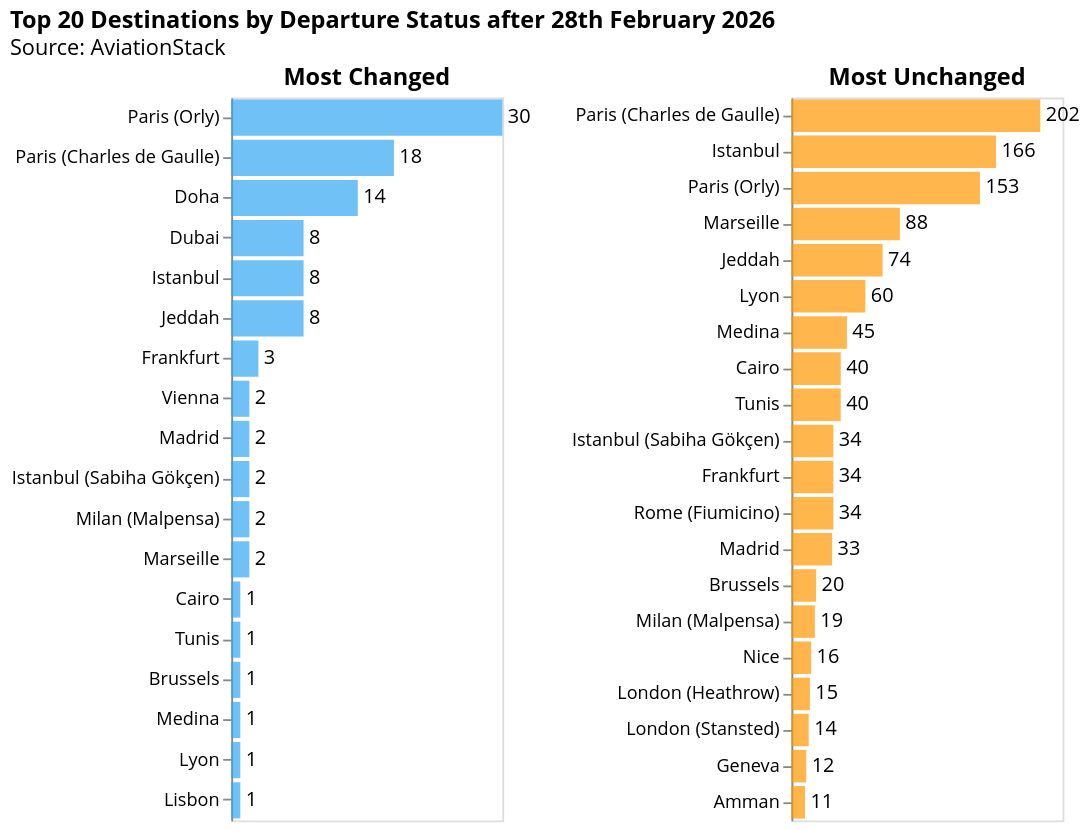

Here is the notebook cell this chart was saved with:
### Code cell
import altair as alt

airport_codes = sorted(departures_top10["iata_dep"].unique())

dropdown = alt.binding_select(options=airport_codes, name="Departure Airport ")
selection = alt.selection_point(fields=["iata_dep"], bind=dropdown, value=airport_codes[0])

colors = {"Most Changed": "#34A7F2", "Most Unchanged": "#FF9800"}

subplots = []
for category, color in colors.items():
    subset = departures_top10[departures_top10["category"] == category]

    chart = (
        alt.Chart(subset)
        .mark_bar(color=color, opacity=0.7)
        .encode(
            y=alt.Y("airportcity:N", sort="-x", title=None),
            x=alt.X("count:Q", title=None, axis=None),
            tooltip=[
                alt.Tooltip("airportcity:N", title="Destination"),
                alt.Tooltip("count:Q", title="Flights"),
            ],
        )
        .properties(width=150, height=400, title=category)
        .add_params(selection)
        .transform_filter(selection)
    )

    text = chart.mark_text(align="left", dx=3, fontSize=11, font="Open Sans").encode(
        text="count:Q"
    )

    subplots.append(chart + text)

final = (
    alt.hconcat(subplots[0], subplots[1])
    .properties(
        title=alt.Title(
            "Top 20 Destinations by Departure Status after 28th February 2026",
            subtitle="Source: AviationStack",
        )
    )
    .configure_title(font="Open Sans", subtitleFont="Open Sans")
    .configure_axis(labelFont="Open Sans", titleFont="Open Sans")
    .configure_legend(labelFont="Open Sans", titleFont="Open Sans")
    .configure_text(font="Open Sans")
)

final

### Figure 1 — Vega-Lite specification as saved in the notebook (floating-point values rounded to 4 significant figures; data arrays with more than 128 entries replaced by an {"elided": "..."} marker saying what was removed)
{"config": {"view": {"continuousWidth": 300, "continuousHeight": 300}, "axis": {"labelFont": "Open Sans", "titleFont": "Open Sans"}, "legend": {"labelFont": "Open Sans", "titleFont": "Open Sans"}, "text": {"font": "Open Sans"}, "title": {"font": "Open Sans", "subtitleFont": "Open Sans"}}, "hconcat": [{"layer": [{"mark": {"type": "bar", "color": "#34A7F2", "opacity": 0.7}, "encoding": {"tooltip": [{"field": "airportcity", "title": "Destination", "type": "nominal"}, {"field": "count", "title": "Flights", "type": "quantitative"}], "x": {"axis": null, "field": "count", "title": null, "type": "quantitative"}, "y": {"field": "airportcity", "sort": "-x", "title": null, "type": "nominal"}}, "name": "view_1", "title": "Most Changed", "transform": [{"filter": {"param": "param_1"}}]}, {"mark": {"type": "text", "align": "left", "dx": 3, "font": "Open Sans", "fontSize": 11}, "encoding": {"text": {"field": "count", "type": "quantitative"}, "tooltip": [{"field": "airportcity", "title": "Destination", "type": "nominal"}, {"field": "count", "title": "Flights", "type": "quantitative"}], "x": {"axis": null, "field": "count", "title": null, "type": "quantitative"}, "y": {"field": "airportcity", "sort": "-x", "title": null, "type": "nominal"}}, "title": "Most Changed", "transform": [{"filter": {"param": "param_1"}}]}], "data": {"name": "data-79600b9ba3f839e264a5077c6871b8cd"}, "height": 400, "width": 150}, {"layer": [{"mark": {"type": "bar", "color": "#FF9800", "opacity": 0.7}, "encoding": {"tooltip": [{"field": "airportcity", "title": "Destination", "type": "nominal"}, {"field": "count", "title": "Flights", "type": "quantitative"}], "x": {"axis": null, "field": "count", "title": null, "type": "quantitative"}, "y": {"field": "airportcity", "sort": "-x", "title": null, "type": "nominal"}}, "name": "view_2", "title": "Most Unchanged", "transform": [{"filter": {"param": "param_1"}}]}, {"mark": {"type": "text", "align": "left", "dx": 3, "font": "Open Sans", "fontSize": 11}, "encoding": {"text": {"field": "count", "type": "quantitative"}, "tooltip": [{"field": "airportcity", "title": "Destination", "type": "nominal"}, {"field": "count", "title": "Flights", "type": "quantitative"}], "x": {"axis": null, "field": "count", "title": null, "type": "quantitative"}, "y": {"field": "airportcity", "sort": "-x", "title": null, "type": "nominal"}}, "title": "Most Unchanged", "transform": [{"filter": {"param": "param_1"}}]}], "data": {"name": "data-8a3c82b07377cd473aebd2de0b349968"}, "height": 400, "width": 150}], "params": [{"name": "param_1", "select": {"type": "point", "fields": ["iata_dep"]}, "bind": {"input": "select", "options": ["ALG", "AMM", "AUH", "BEY", "BGW", "CAI", "CMN", "DAM", "DOH", "DXB", "IKA", "JED", "KHI", "RUH", "TUN"], "name": "Departure Airport "}, "value": "ALG", "views": ["view_1", "view_2"]}], "title": {"text": "Top 20 Destinations by Departure Status after 28th February 2026", "subtitle": "Source: AviationStack"}, "$schema": "https://vega.github.io/schema/vega-lite/v5.20.1.json", "datasets": {"data-79600b9ba3f839e264a5077c6871b8cd": {"elided": "280 records"}, "data-8a3c82b07377cd473aebd2de0b349968": {"elided": "257 records"}}}
